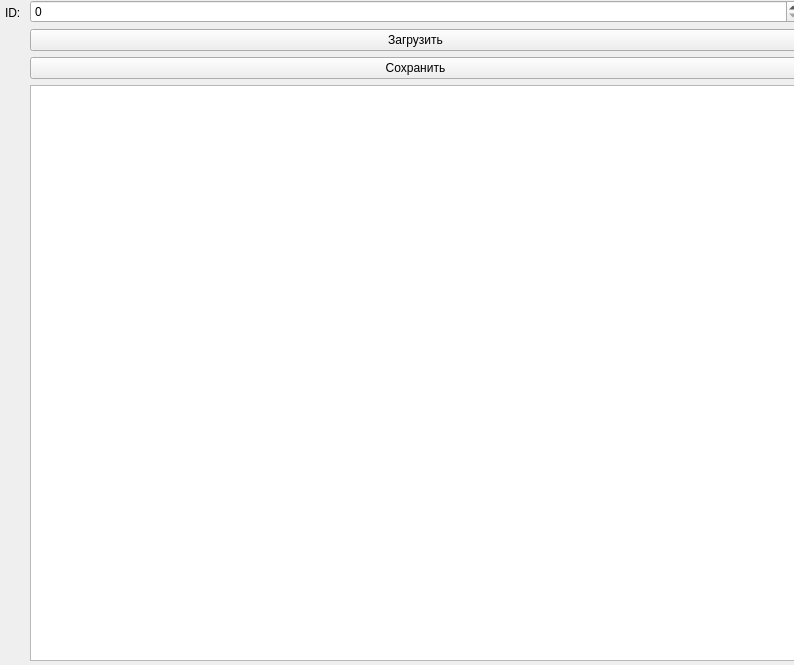
<?xml version="1.0" encoding="UTF-8"?>
<ui version="4.0">
 <class>MainWindow</class>
 <widget class="QMainWindow" name="MainWindow">
  <property name="geometry">
   <rect>
    <x>0</x>
    <y>0</y>
    <width>794</width>
    <height>665</height>
   </rect>
  </property>
  <property name="windowTitle">
   <string>MainWindow</string>
  </property>
  <widget class="QWidget" name="centralwidget">
   <widget class="QWidget" name="verticalLayoutWidget">
    <property name="geometry">
     <rect>
      <x>30</x>
      <y>0</y>
      <width>771</width>
      <height>661</height>
     </rect>
    </property>
    <layout class="QVBoxLayout" name="verticalLayout">
     <item>
      <widget class="QSpinBox" name="spinBox"/>
     </item>
     <item>
      <widget class="QPushButton" name="pb_load">
       <property name="text">
        <string>Загрузить</string>
       </property>
      </widget>
     </item>
     <item>
      <widget class="QPushButton" name="pb_save">
       <property name="text">
        <string>Сохранить</string>
       </property>
      </widget>
     </item>
     <item>
      <widget class="QTableWidget" name="tableWidget"/>
     </item>
    </layout>
   </widget>
   <widget class="QLabel" name="label">
    <property name="geometry">
     <rect>
      <x>5</x>
      <y>2</y>
      <width>31</width>
      <height>21</height>
     </rect>
    </property>
    <property name="text">
     <string>ID:</string>
    </property>
   </widget>
  </widget>
 </widget>
 <resources/>
 <connections/>
</ui>
